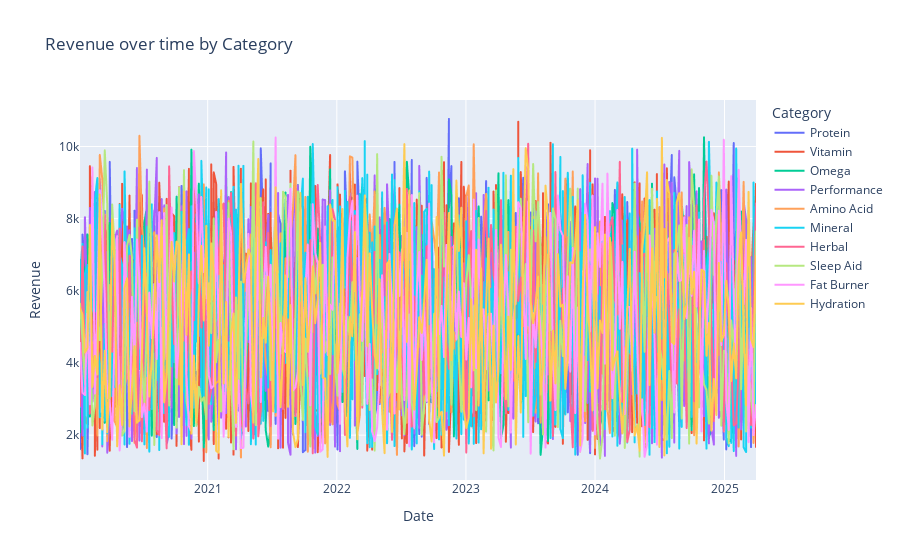

Notebook code cell kept with this figure:
### Markdown cell above
# Revenue Trend by Category (Interactive)

### Code cell
fig = px.line(df,x='Date',y='Revenue',color='Category',title='Revenue over time by Category')
fig.show()

### Figure 1 — Plotly figure (JSON) as saved in the notebook; plotly's stock layout.template omitted (floating-point values rounded to 4 significant figures; data arrays with more than 128 entries replaced by an {"elided": "..."} marker saying what was removed)
{"data": [{"hovertemplate": "Category=Protein<br>Date=%{x}<br>Revenue=%{y}<extra></extra>", "legendgroup": "Protein", "line": {"color": "#636efa", "dash": "solid"}, "marker": {"symbol": "circle"}, "mode": "lines", "name": "Protein", "showlegend": true, "type": "scattergl", "x": {"elided": "548 str values"}, "xaxis": "x", "y": {"elided": "548 float values"}, "yaxis": "y"}, {"hovertemplate": "Category=Vitamin<br>Date=%{x}<br>Revenue=%{y}<extra></extra>", "legendgroup": "Vitamin", "line": {"color": "#EF553B", "dash": "solid"}, "marker": {"symbol": "circle"}, "mode": "lines", "name": "Vitamin", "showlegend": true, "type": "scattergl", "x": {"elided": "822 str values"}, "xaxis": "x", "y": {"elided": "822 float values"}, "yaxis": "y"}, {"hovertemplate": "Category=Omega<br>Date=%{x}<br>Revenue=%{y}<extra></extra>", "legendgroup": "Omega", "line": {"color": "#00cc96", "dash": "solid"}, "marker": {"symbol": "circle"}, "mode": "lines", "name": "Omega", "showlegend": true, "type": "scattergl", "x": {"elided": "274 str values"}, "xaxis": "x", "y": {"elided": "274 float values"}, "yaxis": "y"}, {"hovertemplate": "Category=Performance<br>Date=%{x}<br>Revenue=%{y}<extra></extra>", "legendgroup": "Performance", "line": {"color": "#ab63fa", "dash": "solid"}, "marker": {"symbol": "circle"}, "mode": "lines", "name": "Performance", "showlegend": true, "type": "scattergl", "x": {"elided": "548 str values"}, "xaxis": "x", "y": {"elided": "548 float values"}, "yaxis": "y"}, {"hovertemplate": "Category=Amino Acid<br>Date=%{x}<br>Revenue=%{y}<extra></extra>", "legendgroup": "Amino Acid", "line": {"color": "#FFA15A", "dash": "solid"}, "marker": {"symbol": "circle"}, "mode": "lines", "name": "Amino Acid", "showlegend": true, "type": "scattergl", "x": {"elided": "274 str values"}, "xaxis": "x", "y": {"elided": "274 float values"}, "yaxis": "y"}, {"hovertemplate": "Category=Mineral<br>Date=%{x}<br>Revenue=%{y}<extra></extra>", "legendgroup": "Mineral", "line": {"color": "#19d3f3", "dash": "solid"}, "marker": {"symbol": "circle"}, "mode": "lines", "name": "Mineral", "showlegend": true, "type": "scattergl", "x": {"elided": "822 str values"}, "xaxis": "x", "y": {"elided": "822 float values"}, "yaxis": "y"}, {"hovertemplate": "Category=Herbal<br>Date=%{x}<br>Revenue=%{y}<extra></extra>", "legendgroup": "Herbal", "line": {"color": "#FF6692", "dash": "solid"}, "marker": {"symbol": "circle"}, "mode": "lines", "name": "Herbal", "showlegend": true, "type": "scattergl", "x": {"elided": "274 str values"}, "xaxis": "x", "y": {"elided": "274 float values"}, "yaxis": "y"}, {"hovertemplate": "Category=Sleep Aid<br>Date=%{x}<br>Revenue=%{y}<extra></extra>", "legendgroup": "Sleep Aid", "line": {"color": "#B6E880", "dash": "solid"}, "marker": {"symbol": "circle"}, "mode": "lines", "name": "Sleep Aid", "showlegend": true, "type": "scattergl", "x": {"elided": "274 str values"}, "xaxis": "x", "y": {"elided": "274 float values"}, "yaxis": "y"}, {"hovertemplate": "Category=Fat Burner<br>Date=%{x}<br>Revenue=%{y}<extra></extra>", "legendgroup": "Fat Burner", "line": {"color": "#FF97FF", "dash": "solid"}, "marker": {"symbol": "circle"}, "mode": "lines", "name": "Fat Burner", "showlegend": true, "type": "scattergl", "x": {"elided": "274 str values"}, "xaxis": "x", "y": {"elided": "274 float values"}, "yaxis": "y"}, {"hovertemplate": "Category=Hydration<br>Date=%{x}<br>Revenue=%{y}<extra></extra>", "legendgroup": "Hydration", "line": {"color": "#FECB52", "dash": "solid"}, "marker": {"symbol": "circle"}, "mode": "lines", "name": "Hydration", "showlegend": true, "type": "scattergl", "x": {"elided": "274 str values"}, "xaxis": "x", "y": {"elided": "274 float values"}, "yaxis": "y"}], "layout": {"legend": {"title": {"text": "Category"}, "tracegroupgap": 0}, "title": {"text": "Revenue over time by Category"}, "xaxis": {"anchor": "y", "domain": [0, 1], "title": {"text": "Date"}}, "yaxis": {"anchor": "x", "domain": [0, 1], "title": {"text": "Revenue"}}}}
